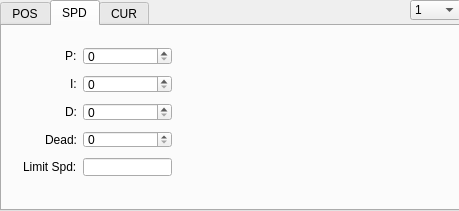
<?xml version="1.0" encoding="UTF-8"?>
<ui version="4.0">
 <class>Pid</class>
 <widget class="QWidget" name="Pid">
  <property name="geometry">
   <rect>
    <x>0</x>
    <y>0</y>
    <width>459</width>
    <height>211</height>
   </rect>
  </property>
  <property name="windowTitle">
   <string>Bottom</string>
  </property>
  <widget class="QTabWidget" name="PID_2">
   <property name="geometry">
    <rect>
     <x>0</x>
     <y>0</y>
     <width>461</width>
     <height>211</height>
    </rect>
   </property>
   <property name="sizePolicy">
    <sizepolicy hsizetype="Expanding" vsizetype="Expanding">
     <horstretch>8</horstretch>
     <verstretch>0</verstretch>
    </sizepolicy>
   </property>
   <property name="font">
    <font>
     <pointsize>9</pointsize>
    </font>
   </property>
   <property name="mouseTracking">
    <bool>true</bool>
   </property>
   <property name="currentIndex">
    <number>1</number>
   </property>
   <widget class="QWidget" name="POS">
    <property name="mouseTracking">
     <bool>true</bool>
    </property>
    <property name="toolTip">
     <string>&lt;html&gt;&lt;head/&gt;&lt;body&gt;&lt;p&gt;位置环PID参数&lt;/p&gt;&lt;/body&gt;&lt;/html&gt;</string>
    </property>
    <attribute name="title">
     <string>POS</string>
    </attribute>
    <widget class="QWidget" name="formLayoutWidget_3">
     <property name="geometry">
      <rect>
       <x>10</x>
       <y>10</y>
       <width>171</width>
       <height>151</height>
      </rect>
     </property>
     <layout class="QFormLayout" name="formLayout_3">
      <property name="sizeConstraint">
       <enum>QLayout::SetDefaultConstraint</enum>
      </property>
      <property name="labelAlignment">
       <set>Qt::AlignRight|Qt::AlignTrailing|Qt::AlignVCenter</set>
      </property>
      <property name="verticalSpacing">
       <number>10</number>
      </property>
      <item row="0" column="0">
       <widget class="QLabel" name="POS_PLabel">
        <property name="text">
         <string>P:</string>
        </property>
       </widget>
      </item>
      <item row="0" column="1">
       <widget class="QSpinBox" name="POS_PSpinBox">
        <property name="maximum">
         <number>65535</number>
        </property>
       </widget>
      </item>
      <item row="1" column="0">
       <widget class="QLabel" name="POS_ILabel">
        <property name="text">
         <string>I:</string>
        </property>
       </widget>
      </item>
      <item row="1" column="1">
       <widget class="QSpinBox" name="POS_ISpinBox">
        <property name="maximum">
         <number>65535</number>
        </property>
       </widget>
      </item>
      <item row="2" column="0">
       <widget class="QLabel" name="POS_DLabel">
        <property name="text">
         <string>D:</string>
        </property>
       </widget>
      </item>
      <item row="3" column="0">
       <widget class="QLabel" name="POS_DLabel_2">
        <property name="text">
         <string>Dead:</string>
        </property>
       </widget>
      </item>
      <item row="4" column="0">
       <widget class="QLabel" name="limitAccLabel">
        <property name="text">
         <string>Limit Acc:</string>
        </property>
       </widget>
      </item>
      <item row="4" column="1">
       <widget class="QLineEdit" name="maxAccLineEdit"/>
      </item>
      <item row="2" column="1">
       <widget class="QSpinBox" name="POS_DSpinBox">
        <property name="maximum">
         <number>65535</number>
        </property>
       </widget>
      </item>
      <item row="3" column="1">
       <widget class="QSpinBox" name="POS_DSSpinBox">
        <property name="maximum">
         <number>65535</number>
        </property>
       </widget>
      </item>
     </layout>
    </widget>
    <widget class="QWidget" name="formLayoutWidget_4">
     <property name="geometry">
      <rect>
       <x>230</x>
       <y>10</y>
       <width>181</width>
       <height>131</height>
      </rect>
     </property>
     <layout class="QFormLayout" name="formLayout_4">
      <item row="0" column="0">
       <widget class="QLabel" name="minPosLLabel">
        <property name="text">
         <string>Min POS_L</string>
        </property>
       </widget>
      </item>
      <item row="0" column="1">
       <widget class="QLineEdit" name="minPosLLineEdit"/>
      </item>
      <item row="1" column="0">
       <widget class="QLabel" name="minPosHLabel">
        <property name="text">
         <string>Min POS_H</string>
        </property>
       </widget>
      </item>
      <item row="1" column="1">
       <widget class="QLineEdit" name="minPosHLineEdit"/>
      </item>
      <item row="2" column="0">
       <widget class="QLabel" name="maxPosLLabel">
        <property name="text">
         <string>Max POS_L</string>
        </property>
       </widget>
      </item>
      <item row="2" column="1">
       <widget class="QLineEdit" name="maxPosLLineEdit"/>
      </item>
      <item row="3" column="0">
       <widget class="QLabel" name="maxPosHLabel">
        <property name="text">
         <string>Max POS_H</string>
        </property>
       </widget>
      </item>
      <item row="3" column="1">
       <widget class="QLineEdit" name="maxPosHLineEdit"/>
      </item>
     </layout>
    </widget>
   </widget>
   <widget class="QWidget" name="SPD">
    <property name="mouseTracking">
     <bool>true</bool>
    </property>
    <property name="toolTip">
     <string>&lt;html&gt;&lt;head/&gt;&lt;body&gt;&lt;p&gt;速度环PID参数&lt;/p&gt;&lt;/body&gt;&lt;/html&gt;</string>
    </property>
    <attribute name="title">
     <string>SPD</string>
    </attribute>
    <widget class="QWidget" name="formLayoutWidget">
     <property name="geometry">
      <rect>
       <x>10</x>
       <y>10</y>
       <width>171</width>
       <height>151</height>
      </rect>
     </property>
     <layout class="QFormLayout" name="formLayout">
      <property name="sizeConstraint">
       <enum>QLayout::SetDefaultConstraint</enum>
      </property>
      <property name="labelAlignment">
       <set>Qt::AlignRight|Qt::AlignTrailing|Qt::AlignVCenter</set>
      </property>
      <property name="verticalSpacing">
       <number>10</number>
      </property>
      <item row="0" column="0">
       <widget class="QLabel" name="SPD_PLabel">
        <property name="text">
         <string>P:</string>
        </property>
       </widget>
      </item>
      <item row="0" column="1">
       <widget class="QSpinBox" name="SPD_PSpinBox">
        <property name="maximum">
         <number>65535</number>
        </property>
       </widget>
      </item>
      <item row="1" column="0">
       <widget class="QLabel" name="SPD_ILabel">
        <property name="text">
         <string>I:</string>
        </property>
       </widget>
      </item>
      <item row="1" column="1">
       <widget class="QSpinBox" name="SPD_ISpinBox">
        <property name="maximum">
         <number>65535</number>
        </property>
       </widget>
      </item>
      <item row="2" column="0">
       <widget class="QLabel" name="SPD_DLabel">
        <property name="text">
         <string>D:</string>
        </property>
       </widget>
      </item>
      <item row="3" column="0">
       <widget class="QLabel" name="SPD_DSLabel">
        <property name="text">
         <string>Dead:</string>
        </property>
       </widget>
      </item>
      <item row="4" column="0">
       <widget class="QLabel" name="limitSpdLabel">
        <property name="text">
         <string>Limit Spd:</string>
        </property>
       </widget>
      </item>
      <item row="4" column="1">
       <widget class="QLineEdit" name="maxSpdLineEdit"/>
      </item>
      <item row="2" column="1">
       <widget class="QSpinBox" name="SPD_DSpinBox">
        <property name="maximum">
         <number>65535</number>
        </property>
       </widget>
      </item>
      <item row="3" column="1">
       <widget class="QSpinBox" name="SPD_DSSpinBox">
        <property name="maximum">
         <number>65535</number>
        </property>
       </widget>
      </item>
     </layout>
    </widget>
   </widget>
   <widget class="QWidget" name="CUR">
    <property name="mouseTracking">
     <bool>true</bool>
    </property>
    <property name="toolTip">
     <string>&lt;html&gt;&lt;head/&gt;&lt;body&gt;&lt;p&gt;电流环PID参数&lt;/p&gt;&lt;/body&gt;&lt;/html&gt;</string>
    </property>
    <attribute name="title">
     <string>CUR</string>
    </attribute>
    <widget class="QWidget" name="formLayoutWidget_2">
     <property name="geometry">
      <rect>
       <x>10</x>
       <y>10</y>
       <width>171</width>
       <height>155</height>
      </rect>
     </property>
     <layout class="QFormLayout" name="formLayout_2">
      <property name="sizeConstraint">
       <enum>QLayout::SetDefaultConstraint</enum>
      </property>
      <property name="fieldGrowthPolicy">
       <enum>QFormLayout::AllNonFixedFieldsGrow</enum>
      </property>
      <property name="labelAlignment">
       <set>Qt::AlignRight|Qt::AlignTrailing|Qt::AlignVCenter</set>
      </property>
      <property name="horizontalSpacing">
       <number>15</number>
      </property>
      <property name="verticalSpacing">
       <number>20</number>
      </property>
      <property name="topMargin">
       <number>10</number>
      </property>
      <property name="rightMargin">
       <number>0</number>
      </property>
      <property name="bottomMargin">
       <number>0</number>
      </property>
      <item row="0" column="0">
       <widget class="QLabel" name="CUR_PLabel">
        <property name="text">
         <string>P:</string>
        </property>
       </widget>
      </item>
      <item row="0" column="1">
       <widget class="QSpinBox" name="CUR_PSpinBox">
        <property name="maximum">
         <number>65535</number>
        </property>
       </widget>
      </item>
      <item row="1" column="0">
       <widget class="QLabel" name="CUR_ILabel">
        <property name="text">
         <string>I:</string>
        </property>
       </widget>
      </item>
      <item row="1" column="1">
       <widget class="QSpinBox" name="CUR_ISpinBox">
        <property name="maximum">
         <number>65535</number>
        </property>
       </widget>
      </item>
      <item row="2" column="0">
       <widget class="QLabel" name="CUR_DLabel">
        <property name="text">
         <string>D:</string>
        </property>
       </widget>
      </item>
      <item row="2" column="1">
       <widget class="QSpinBox" name="CUR_DSpinBox">
        <property name="maximum">
         <number>65535</number>
        </property>
       </widget>
      </item>
      <item row="3" column="0">
       <widget class="QLabel" name="limitCurLabel">
        <property name="text">
         <string>Limit Cur:</string>
        </property>
       </widget>
      </item>
      <item row="3" column="1">
       <widget class="QLineEdit" name="maxCurLineEdit"/>
      </item>
     </layout>
    </widget>
   </widget>
  </widget>
  <widget class="QComboBox" name="adjustGroupComboBox">
   <property name="geometry">
    <rect>
     <x>410</x>
     <y>0</y>
     <width>51</width>
     <height>20</height>
    </rect>
   </property>
   <property name="sizePolicy">
    <sizepolicy hsizetype="Fixed" vsizetype="Fixed">
     <horstretch>1</horstretch>
     <verstretch>0</verstretch>
    </sizepolicy>
   </property>
   <property name="font">
    <font>
     <pointsize>9</pointsize>
    </font>
   </property>
   <property name="mouseTracking">
    <bool>true</bool>
   </property>
   <property name="toolTip">
    <string>&lt;html&gt;&lt;head/&gt;&lt;body&gt;&lt;p&gt;切换PID调整组显示：1-低载PID参数，2-中载PID参数，3-重载PID参数&lt;/p&gt;&lt;/body&gt;&lt;/html&gt;</string>
   </property>
   <item>
    <property name="text">
     <string>1</string>
    </property>
   </item>
   <item>
    <property name="text">
     <string>2</string>
    </property>
   </item>
   <item>
    <property name="text">
     <string>3</string>
    </property>
   </item>
  </widget>
 </widget>
 <layoutdefault spacing="6" margin="11"/>
 <resources/>
 <connections/>
</ui>
